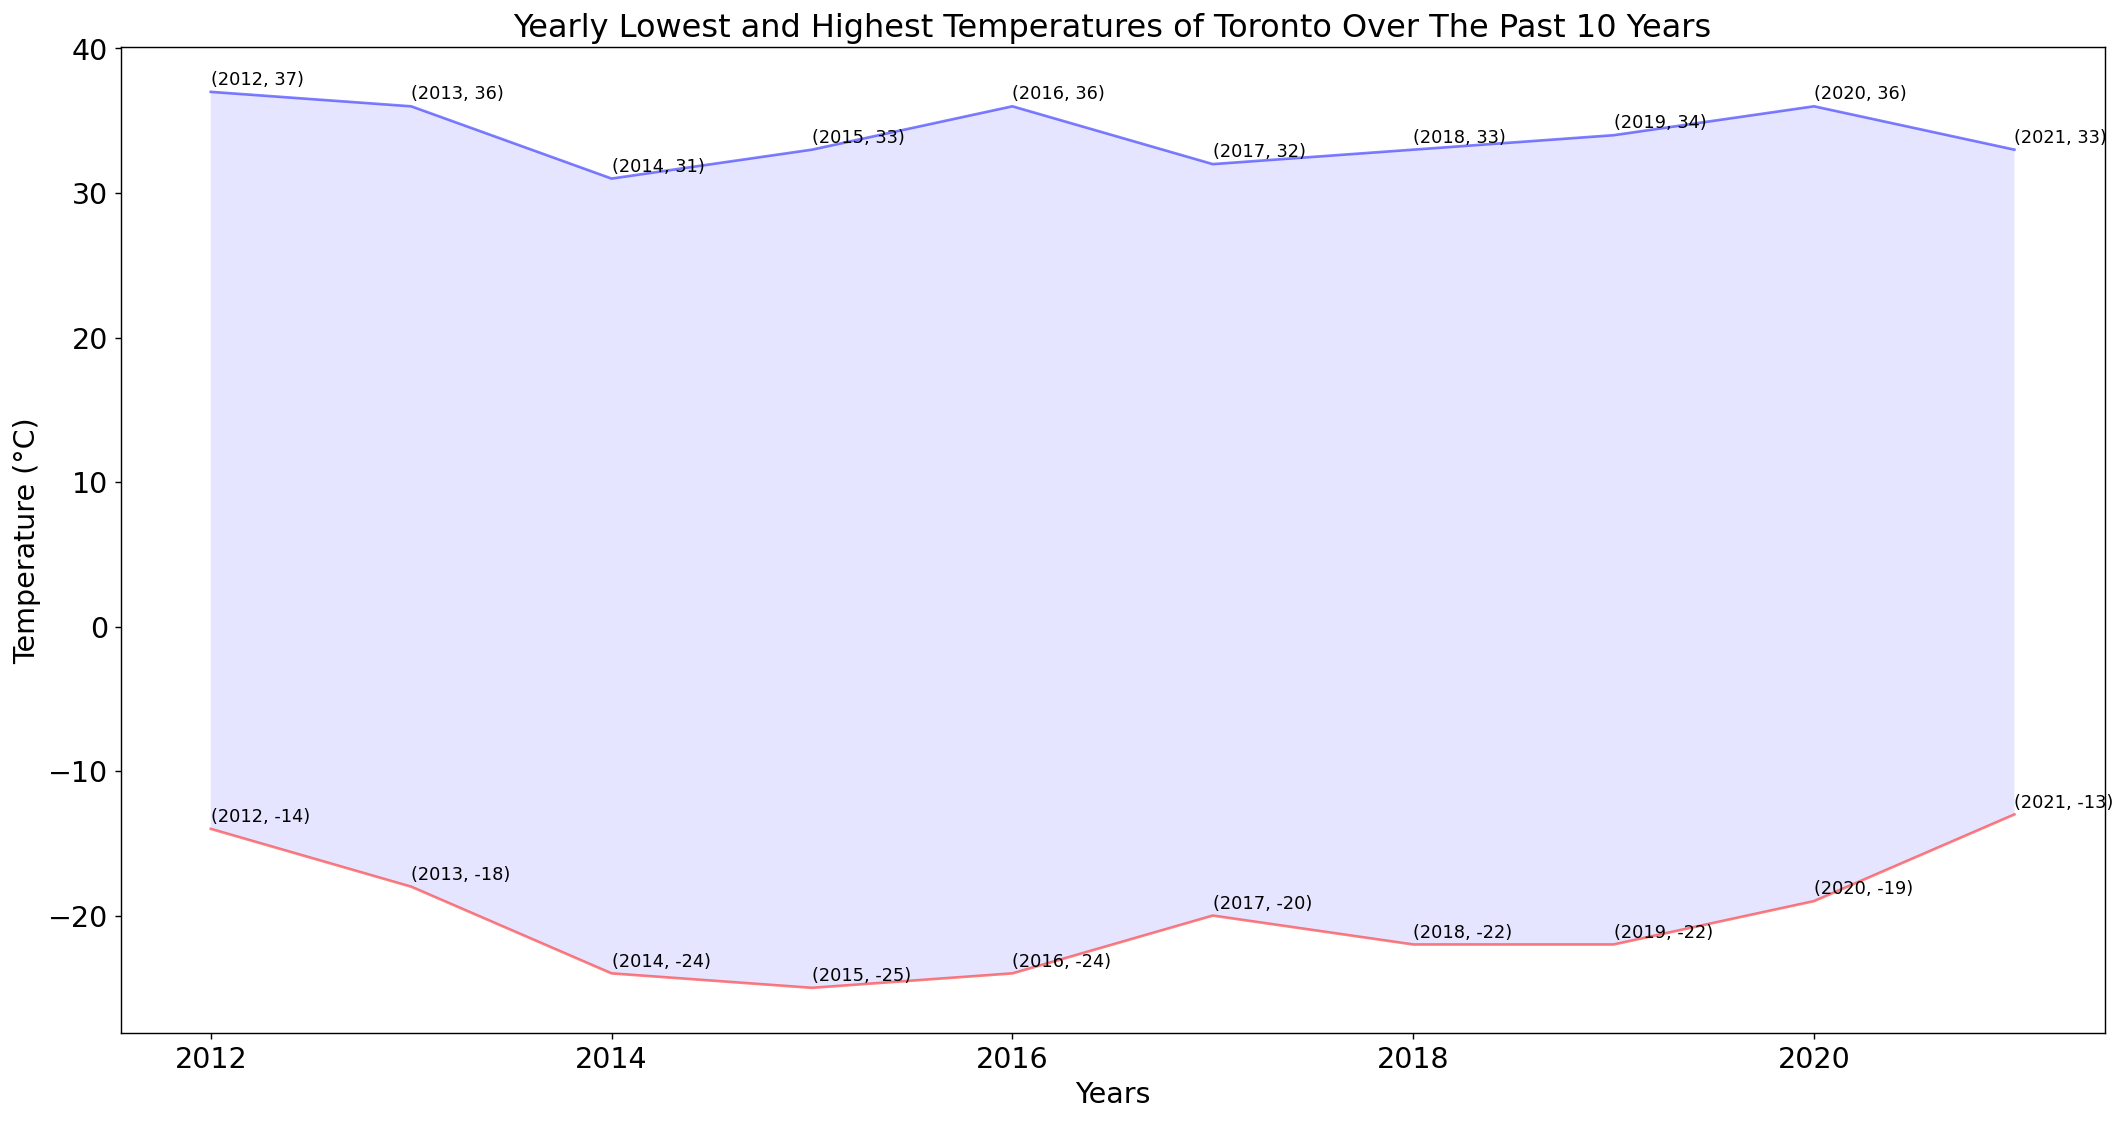

This figure's Python source:
from matplotlib import pyplot as plt
from temp_sub import read
low_temps = []
high_temps = []
read(input("plz enter the file name:"), low_temps)
read(input("plz enter the file name:"), high_temps)
fig = plt.figure(dpi=128, figsize=(20, 10))
years = [2021, 2020, 2019, 2018, 2017, 2016, 2015, 2014, 2013, 2012]
plt.plot(years, low_temps, c='red', alpha=0.5)
plt.plot(years, high_temps, c='blue', alpha=0.5)
plt.fill_between(years, low_temps, high_temps, facecolor='blue', alpha=0.1)
plt.title("Yearly Lowest and Highest Temperatures of Toronto Over The Past 10 Years", fontsize=18)
plt.xlabel('Years', fontsize=16)
plt.ylabel('Temperature (°C)', fontsize=16)
plt.tick_params(axis='both', which='major', labelsize=16)
for i, j in zip(years, low_temps):
   plt.text(i, j+0.5, '({}, {})'.format(i, j))
for i, j in zip(years, high_temps):
   plt.text(i, j+0.5, '({}, {})'.format(i, j))
plt.savefig("Temp.png", bbox_inches='tight')
